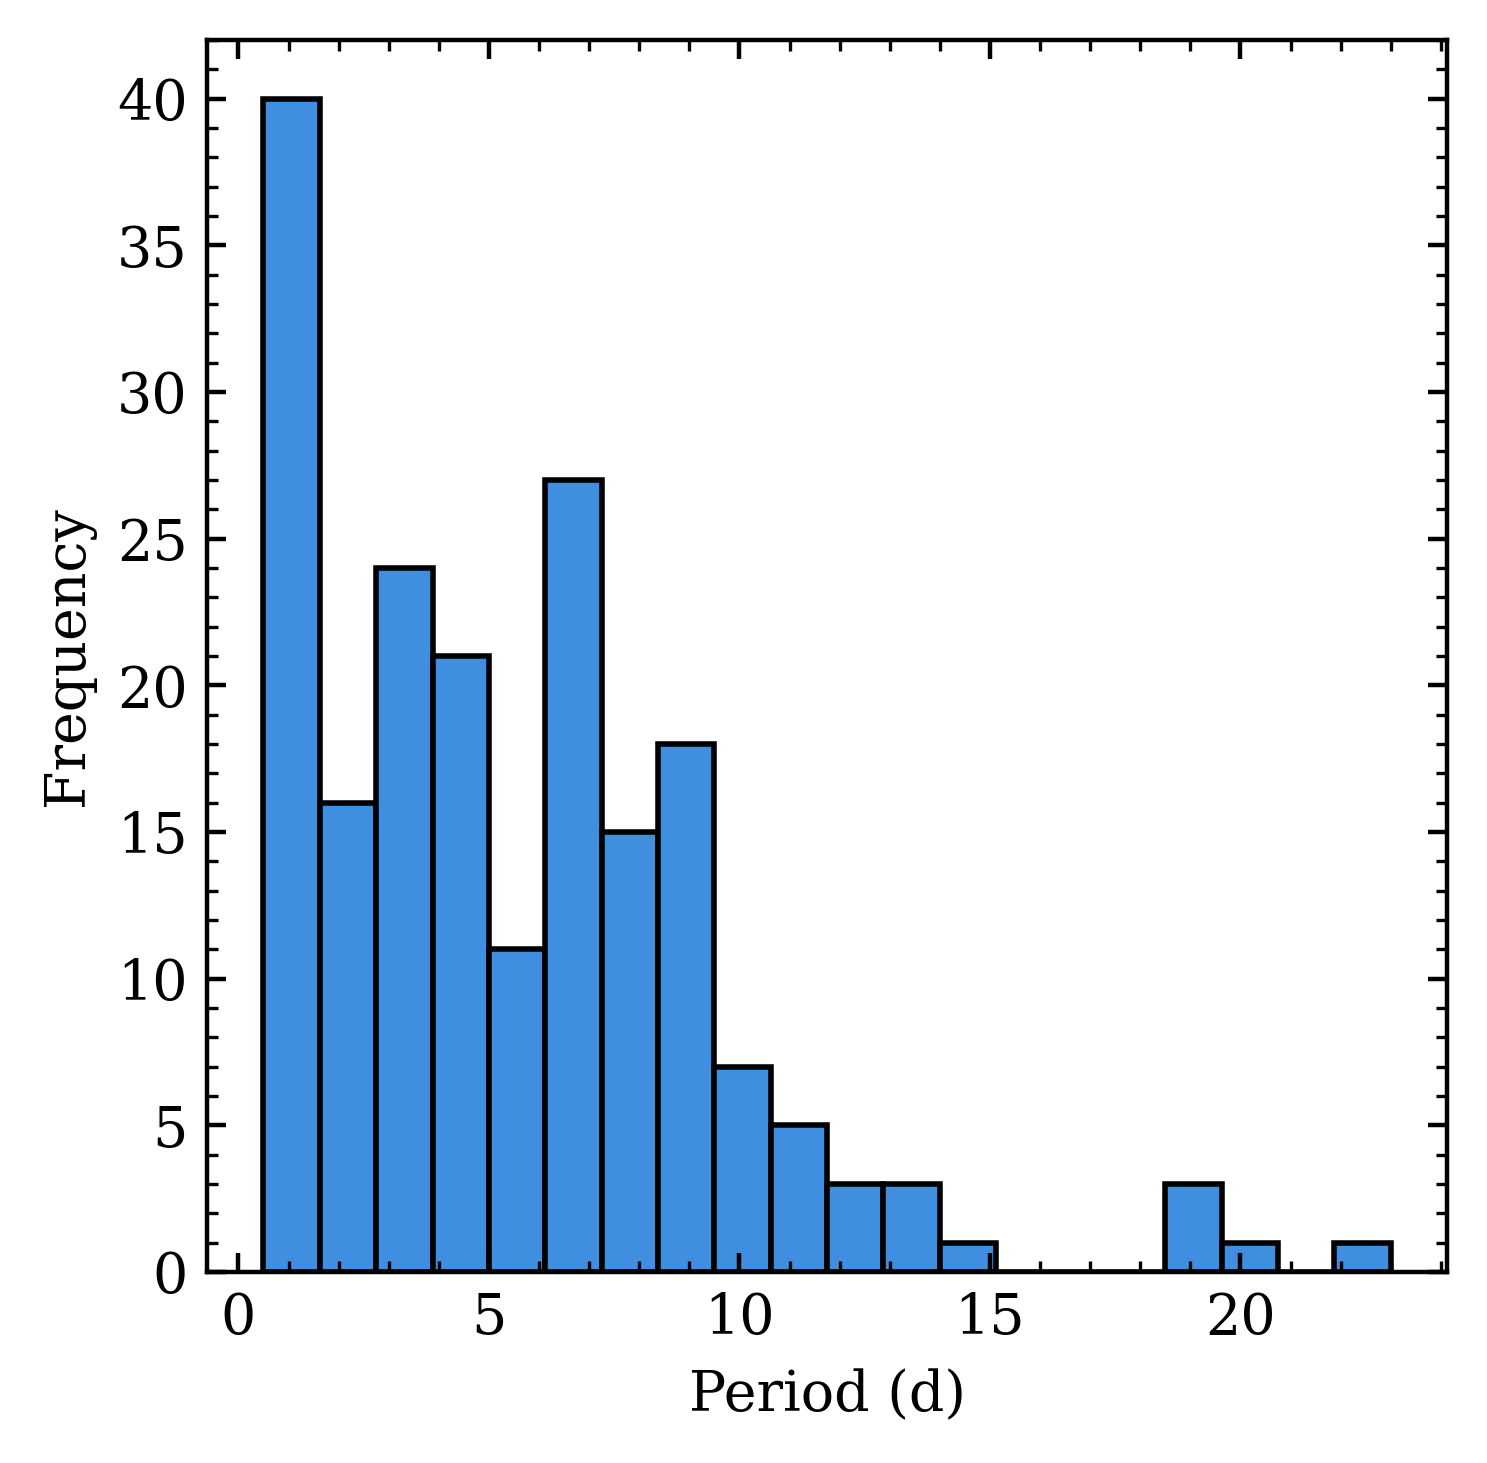

Recreate this plot in Python.
def plot_rotation_periods(ref_file, plot_path):
    # Import(s)
    import numpy as np
    import matplotlib.pyplot as plt
    import pandas as pd
    from matplotlib.ticker import AutoMinorLocator

    # Action
    df = pd.read_csv(ref_file)
    df = df.dropna()
    all_periods = np.array(df['PER'])
    primary_classes = np.array(df['primary_class'])
    good_periods = all_periods[np.where(primary_classes=='p')]
    #good_periods = all_periods[np.where(all_periods!=np.nan)]
    #good_periods = good_periods[np.logical_or(good_periods>1.05, good_periods<0.95)]
    
    #good_periods = np.sort(good_periods[np.where(good_periods>0.55)])
    
    # Plot
    plt.rcParams['figure.figsize']=(4,4)
    plt.rcParams['font.family'] = 'serif'
    
    # For all periods: 
    #plt.hist(good_periods,bins=20,color='#408ee0',edgecolor='black',range=(0.5,25))
    
    # For p only: 
    plt.hist(good_periods,color='#408ee0',edgecolor='black')
    
    plt.tick_params(axis='both',which='both',direction='in')
    plt.tick_params(which='both',bottom=True,top=True,left=True,right=True)
    plt.tick_params(labelbottom=True,labeltop=False,labelleft=True,labelright=False)
    plt.gca().xaxis.set_minor_locator(AutoMinorLocator())
    plt.gca().yaxis.set_minor_locator(AutoMinorLocator())
    plt.xlabel('Period (d)')
    plt.ylabel('Frequency')
    #plt.show()
    plt.savefig(plot_path, dpi=400, bbox_inches='tight')

# ACTUALLY RUN IT
ref_file = '/home/thaddaeus/FMU/HRL/LAH2.0/efforts/xi/Misc./finalized_results/merged_results.csv'
plot_path = '/home/thaddaeus/FMU/HRL/LAH2.0/efforts/august21/plots for lah edits/periods_dist.png'
plot_rotation_periods(ref_file, plot_path)